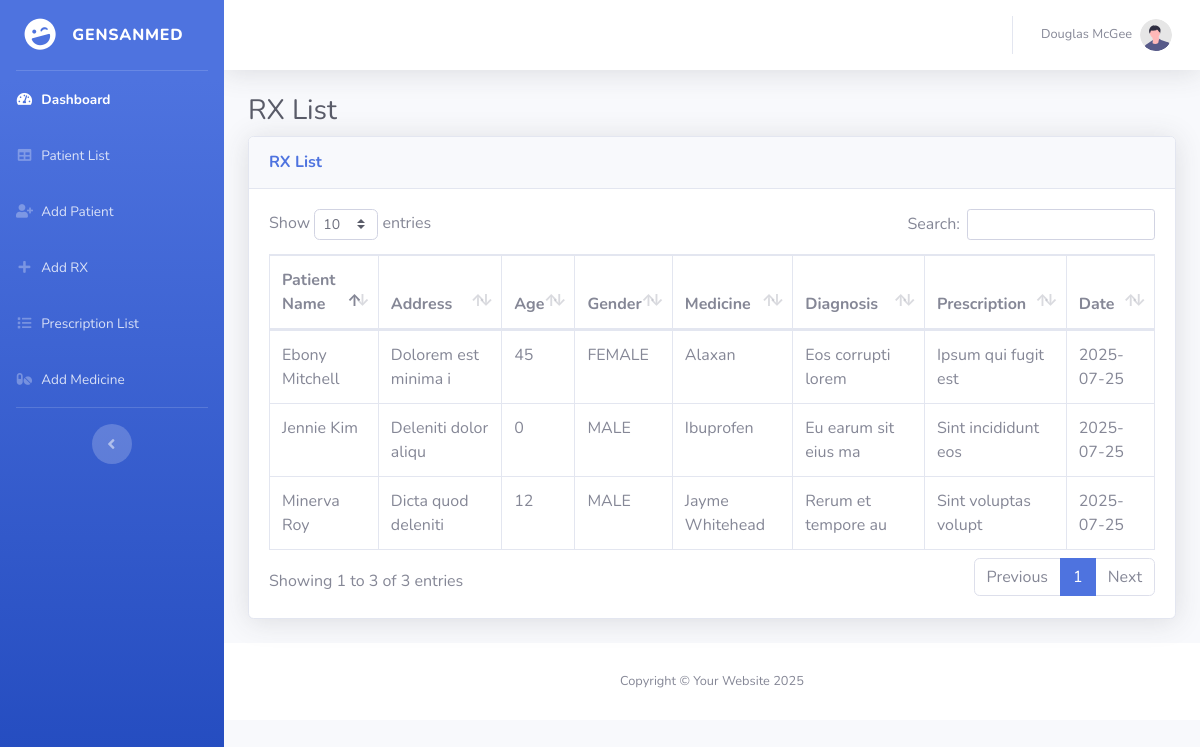
Screenshot of /prescription_list.php with the database file from the repository.
### tables this page shows
CREATE TABLE `rx_prescriptions` (
  `id` int(11) NOT NULL,
  `patient_name` varchar(255) NOT NULL,
  `date` date NOT NULL,
  `address` text NOT NULL,
  `age` int(11) NOT NULL,
  `gender` varchar(10) NOT NULL,
  `medicine` varchar(999) NOT NULL,
  `diagnosis` text NOT NULL,
  `prescription` text NOT NULL,
  `created_at` timestamp NOT NULL DEFAULT current_timestamp()
);

### prescription_list.php (the view, shortened to what this page needs)
<!DOCTYPE html>
<html lang="en">
<head>
    <?php include('includes/header.php'); ?>
</head>
<body id="page-top">
<div id="wrapper">
    <?php include('includes/sidebar.php'); ?>
    <?php include('includes/topbar.php'); ?>
    <div class="container-fluid">
        <h1 class="h3 mb-2 text-gray-800">RX List</h1>
        <div class="card shadow mb-4">
            <div class="card-header py-3">
                <h6 class="m-0 font-weight-bold text-primary">RX List</h6>
            </div>
            <div class="card-body">
                <div class="table-responsive">
                    <table class="table table-bordered" id="dataTable" width="100%" cellspacing="0">
                        <thead>
                            <tr>
                                <th>Patient Name</th>
                                <th>Address</th>
                                <th>Age</th>
                                <th>Gender</th>
                                <th>Medicine</th>
                                <th>Diagnosis</th>
                                <th>Prescription</th>
                                <th>Date</th>
                            </tr>
                        </thead>
                        <tbody>
                            <?php
                            include 'conn.php';
                            $query = "SELECT * FROM rx_prescriptions ORDER BY date DESC";
                            $result = $conn->query($query);
                            if ($result && $result->num_rows > 0) {
                                while ($row = $result->fetch_assoc()) {
                                    echo "<tr>";
                                    echo "<td>" . htmlspecialchars($row['patient_name']) . "</td>";
                                    echo "<td>" . htmlspecialchars($row['address']) . "</td>";
                                    echo "<td>" . htmlspecialchars($row['age']) . "</td>";
                                    echo "<td>" . htmlspecialchars($row['gender']) . "</td>";
                                    echo "<td>" . htmlspecialchars($row['medicine']) . "</td>";
                                    echo "<td>" . htmlspecialchars($row['diagnosis']) . "</td>";
                                    echo "<td>" . htmlspecialchars($row['prescription']) . "</td>";
                                    echo "<td>" . htmlspecialchars($row['date']) . "</td>";
                                    echo "</tr>";
                                }
                            } else {
                                echo "<tr><td colspan='9' class='text-center'>No patient records found.</td></tr>";
                            }
                            ?>
                        </tbody>
                    </table>
                </div>
            </div>
        </div>
    </div>
    <?php include('includes/footer.php'); ?>
</div>
</body>
</html>

### rows the page displays
rx_prescriptions: patient_name "Jennie Kim", address "Deleniti dolor aliqu", age "0", gender "MALE", medicine "Ibuprofen", diagnosis "Eu earum sit eius ma", prescription "Sint incididunt eos", date "2025-07-25"
rx_prescriptions: patient_name "Minerva Roy", address "Dicta quod deleniti", age "12", gender "MALE", medicine "Jayme Whitehead", diagnosis "Rerum et tempore au", prescription "Sint voluptas volupt", date "2025-07-25"
rx_prescriptions: patient_name "Ebony Mitchell", address "Dolorem est minima i", age "45", gender "FEMALE", medicine "Alaxan", diagnosis "Eos corrupti lorem", prescription "Ipsum qui fugit est", date "2025-07-25"
